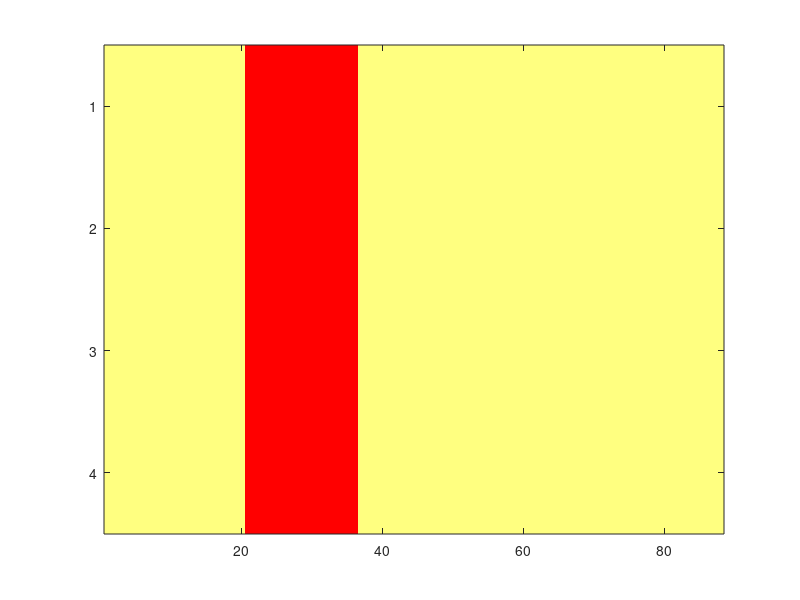

The MATLAB script that drew this image: (Note: this script raises an error after producing the figure.)
% The arena is a 96 x 32 Array of LEDs, patterns played with rev3
% controller, the pattern format is
% Pats(LED-rows, LED-cols, X-chan-buffer, Y-chan-buffer)
% 
% Requires the panels matlab code at flypanels.org.
%
% unilat_windowed_prog_reg_grats_w_flicker.m Will make gratings of a
% few different spatial frequencies that move up/down in the x and y chans.
% Stims will be windowed at L and R side for 120 degrees.
%
% SLH - 2013

% Save time while testing.
testing_flag = 0;
row_compression = 1;
gs_val = 3;

save_directory = mfilename('fullpath');
save_directory = fileparts(save_directory);

% The size of the stripes in pixels
stripe_sizes = 1;
num_cols = 96;
num_real_rows = 4;
num_rows = 4;
rows_used = 4;
% Counter for iterating the pattern names, set nonzero if appending to 
% another experiment.
count = 1;

switch gs_val
    case 3 % For some reason this is the only one that works...
        mid_gs_value = 3;
        high_gs_value = 7;
        low_gs_value = 0;
    case 2
        mid_gs_value = 2;
        high_gs_value = 3;
        low_gs_value = 0;
    case 1
        mid_gs_value = 0;
        high_gs_value = 1;
        low_gs_value = 0;
end

dummy_frame = mid_gs_value*ones(num_rows,num_cols);
pattern_combinations = [1 2];
pattern_combination_str = {'LEFT','RIGHT','BOTH'};
% {[left][right][horiz]}
pattern_windows = {(21:36),(53:68),(1:4);...  % 30-90
                   (17:32),(57:72),(1:4);...  % 45-105
                   (13:36),(53:76),(1:4);...  % 30-120
                   (9:32),(57:80),(1:4);...   % 45-135
                   (21:36),(53:68),(2:3);...  % 30-90
                   (17:32),(57:72),(2:3);...  % 45-105
                   (13:36),(53:76),(2:3);...  % 30-120
                   (9:32),(57:80),(2:3)};     % 45-135

% The amount that the [left,right] windowed patterns need to be shifted
pattern_window_str = {  '30to90_full',...
                        '45to105_full',...
                        '30to120_full',...
                        '45to135_full',...
                        '30to90_mid',...
                        '45to105_mid',...
                        '30to120_mid',...
                        '45to135_mid'};

for pat_wind = 1:size(pattern_windows,1)

    for pat_comb = pattern_combinations

        for stripe_size = stripe_sizes

        Pats = [];
            
        strp_str = 'full_window_flicker';

            pattern_str = [ pattern_window_str{pat_wind} '_window_' pattern_combination_str{pat_comb} '_' strp_str];

            if pat_comb == 1

                l_pat = [];
                l_pat(:,:,1) = low_gs_value*ones(num_rows,num_cols); %#ok<*SAGROW>
                l_pat(:,:,2) = high_gs_value*ones(num_rows,num_cols);

                r_pat = dummy_frame;
                
                Pats = dummy_frame;
                left_cols = pattern_windows{pat_wind,1};
                right_cols = pattern_windows{pat_wind,2};
                horiz_cols = pattern_windows{pat_wind,3};

                for x = 1:size(l_pat,3)
                    Pats(:,:,x,1) = dummy_frame;
                    Pats(horiz_cols,left_cols,x,1) = l_pat(horiz_cols,left_cols,x);
                    Pats(horiz_cols,right_cols,x,1) = r_pat(horiz_cols,right_cols,1);
                end
                
            elseif pat_comb == 2
                
                r_pat = [];
                r_pat(:,:,1) = low_gs_value*ones(num_rows,num_cols); %#ok<*SAGROW>
                r_pat(:,:,2) = high_gs_value*ones(num_rows,num_cols);
                
                l_pat = dummy_frame;
                
                Pats = dummy_frame;
                left_cols = pattern_windows{pat_wind,1};
                right_cols = pattern_windows{pat_wind,2};
                horiz_cols = pattern_windows{pat_wind,3};

                for x = 1:size(r_pat,3)
                    Pats(:,:,x,1) = dummy_frame;
                    Pats(horiz_cols,left_cols,x,1) = l_pat(horiz_cols,left_cols,1);
                    Pats(horiz_cols,right_cols,x,1) = r_pat(horiz_cols,right_cols,x);
                end
                
            elseif pat_comb == 3
                
                l_pat = [];
                l_pat = [];
                l_pat(:,:,1) = low_gs_value*ones(num_rows,num_cols); %#ok<*SAGROW>
                l_pat(:,:,2) = high_gs_value*ones(num_rows,num_cols);
                
                r_pat = [];
                r_pat(:,:,1) = low_gs_value*ones(num_rows,num_cols); %#ok<*SAGROW>
                r_pat(:,:,2) = high_gs_value*ones(num_rows,num_cols);
                
                Pats = dummy_frame;
                left_cols = pattern_windows{pat_wind,1};
                right_cols = pattern_windows{pat_wind,2};
                horiz_cols = pattern_windows{pat_wind,3};

                for x = 1:size(l_pat,3)
                    Pats(:,:,x,1) = dummy_frame;
                    Pats(horiz_cols,left_cols,x,1) = l_pat(horiz_cols,left_cols,x);
                    Pats(horiz_cols,right_cols,x,1) = r_pat(horiz_cols,right_cols,x);
                end
            end

            tPats = Pats;
            Pats = [];
            
            for y = 1:size(tPats,4)
                for x = 1:size(tPats,3)
                    Pats(:,:,x,y) = tPats(1:num_real_rows,:,x,y);
                end
            end
            
            if 1
                image(Pats(:,1:88,1,1));
                colormap(hot(4))
                hold all
            end

%            Pats = add_dummy_frame_to_pattern(Pats,dummy_frame,'x',1);
%            Pats = add_dummy_frame_to_pattern(Pats,dummy_frame,'y',1);
            
            count = save_make_panelsV3_pattern(Pats,row_compression,gs_val,pattern_str,save_directory,count,testing_flag);

        end
    end
    
end
